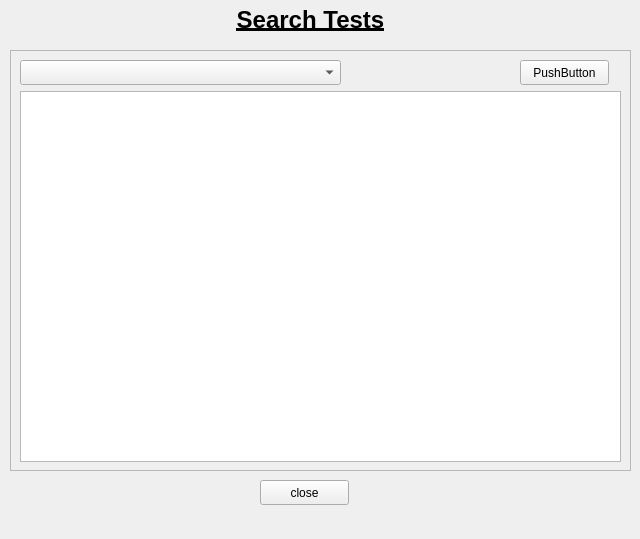
<?xml version="1.0" encoding="UTF-8"?>
<ui version="4.0">
 <class>doctorList</class>
 <widget class="QWidget" name="doctorList">
  <property name="geometry">
   <rect>
    <x>0</x>
    <y>0</y>
    <width>640</width>
    <height>539</height>
   </rect>
  </property>
  <property name="windowTitle">
   <string>Doctors</string>
  </property>
  <widget class="QFrame" name="frame">
   <property name="geometry">
    <rect>
     <x>10</x>
     <y>50</y>
     <width>621</width>
     <height>421</height>
    </rect>
   </property>
   <property name="frameShape">
    <enum>QFrame::StyledPanel</enum>
   </property>
   <property name="frameShadow">
    <enum>QFrame::Raised</enum>
   </property>
   <widget class="QTableWidget" name="tableWidget">
    <property name="geometry">
     <rect>
      <x>10</x>
      <y>41</y>
      <width>601</width>
      <height>371</height>
     </rect>
    </property>
   </widget>
   <widget class="QComboBox" name="comboBox">
    <property name="geometry">
     <rect>
      <x>10</x>
      <y>10</y>
      <width>321</width>
      <height>25</height>
     </rect>
    </property>
   </widget>
   <widget class="QPushButton" name="pushButton">
    <property name="geometry">
     <rect>
      <x>510</x>
      <y>10</y>
      <width>89</width>
      <height>25</height>
     </rect>
    </property>
    <property name="text">
     <string>PushButton</string>
    </property>
   </widget>
  </widget>
  <widget class="QPushButton" name="okbutton">
   <property name="geometry">
    <rect>
     <x>260</x>
     <y>480</y>
     <width>89</width>
     <height>25</height>
    </rect>
   </property>
   <property name="text">
    <string>close</string>
   </property>
  </widget>
  <widget class="QLabel" name="titleLabel">
   <property name="geometry">
    <rect>
     <x>160</x>
     <y>0</y>
     <width>301</width>
     <height>41</height>
    </rect>
   </property>
   <property name="styleSheet">
    <string notr="true">font-size:12pt;
font-weight: bold;</string>
   </property>
   <property name="text">
    <string>&lt;html&gt;&lt;head/&gt;&lt;body&gt;&lt;p align=&quot;center&quot;&gt;&lt;span style=&quot; font-size:18pt; text-decoration: underline;&quot;&gt;Search Tests&lt;/span&gt;&lt;/p&gt;&lt;/body&gt;&lt;/html&gt;</string>
   </property>
  </widget>
 </widget>
 <resources/>
 <connections/>
</ui>
